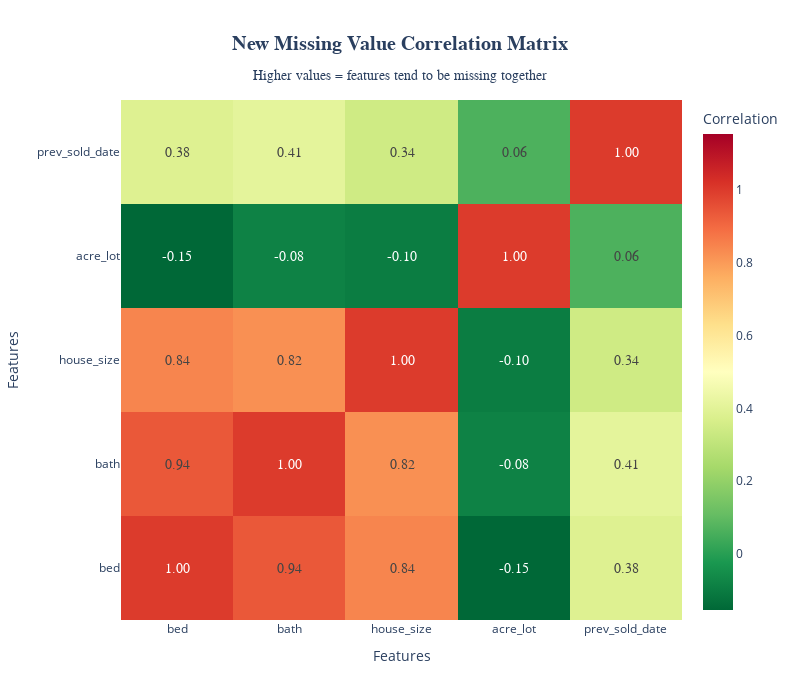

Notebook cell for this chart:
### Code cell
# Correlation matrix of missing values
# critical_cols = ['bed', 'bath', 'house_size', 'acre_lot', 'prev_sold_date'] # columns with significant missing values
# missing_indicators = df[critical_cols].isnull().astype(int) # create binary indicators
corr_matrix_after = missing_indicators.corr() # correlation matrix
heatmap(corr_matrix_after)

### Figure 1 — Plotly figure (JSON) as saved in the notebook; plotly's stock layout.template omitted (floating-point values rounded to 4 significant figures)
{"data": [{"colorbar": {"title": {"text": "Correlation"}}, "colorscale": [[0, "rgb(0,104,55)"], [0.1, "rgb(26,152,80)"], [0.2, "rgb(102,189,99)"], [0.3, "rgb(166,217,106)"], [0.4, "rgb(217,239,139)"], [0.5, "rgb(255,255,191)"], [0.6, "rgb(254,224,139)"], [0.7, "rgb(253,174,97)"], [0.8, "rgb(244,109,67)"], [0.9, "rgb(215,48,39)"], [1, "rgb(165,0,38)"]], "hovertemplate": "<b>%{y} vs %{x}</b><br>Correlation: %{z:.3f}<br><extra></extra>", "text": [[1, 0.937, 0.8445, -0.1535, 0.3849], [0.937, 1, 0.8222, -0.08237, 0.4084], [0.8445, 0.8222, 1, -0.09592, 0.3434], [-0.1535, -0.08237, -0.09592, 1, 0.06416], [0.3849, 0.4084, 0.3434, 0.06416, 1]], "textfont": {"family": "Arial Black", "size": 14}, "texttemplate": "%{text:.2f}", "type": "heatmap", "x": ["bed", "bath", "house_size", "acre_lot", "prev_sold_date"], "y": ["bed", "bath", "house_size", "acre_lot", "prev_sold_date"], "z": [[1, 0.937, 0.8445, -0.1535, 0.3849], [0.937, 1, 0.8222, -0.08237, 0.4084], [0.8445, 0.8222, 1, -0.09592, 0.3434], [-0.1535, -0.08237, -0.09592, 1, 0.06416], [0.3849, 0.4084, 0.3434, 0.06416, 1]], "zmid": 0.5}], "layout": {"height": 700, "title": {"font": {"family": "Arial Black", "size": 20}, "text": "<b>New Missing Value Correlation Matrix</b><br><sub>Higher values = features tend to be missing together</sub>", "x": 0.5, "xanchor": "center"}, "width": 800, "xaxis": {"title": {"text": "Features"}}, "yaxis": {"title": {"text": "Features"}}}}
